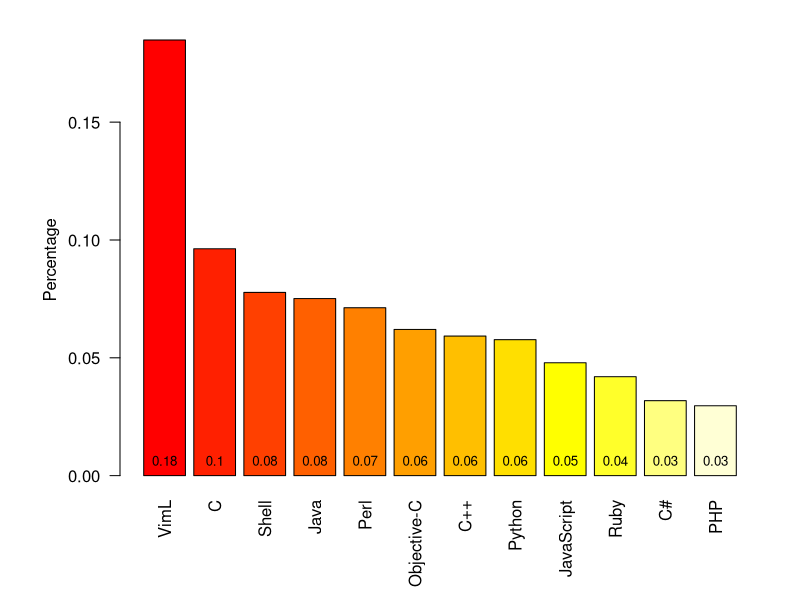

Reproduce this figure in R.
# comment.char = "" must be set due to # char in C# 
tcir = read.table("merged_counts_anger.csv", sep=",", header=TRUE, comment.char = "")
# order by issue_count descending then by language name
sorted_by_ratio <- tcir[with(tcir, order(-percentage, language)), ]

# open a device using png() and specify taget image file
png(filename="commit-messages-anger-percentage.png",
    width = 800, height = 600, units = "px", pointsize = 14
)

# vertical labels: las=2, margins: mar=c(bottom, left, top, right)
par(las=2, mar=c(6, 6, 2, 2))
bp <- barplot(sorted_by_ratio$percentage,
    ylab="Percentage",
#    ylim=c(0,.22),
    names.arg=sorted_by_ratio$language,
    col=heat.colors(nrow(tcir))
)
text(bp, 0, round(sorted_by_ratio$percentage, 2), cex=.8, pos=3)

# close device
dev.off()
